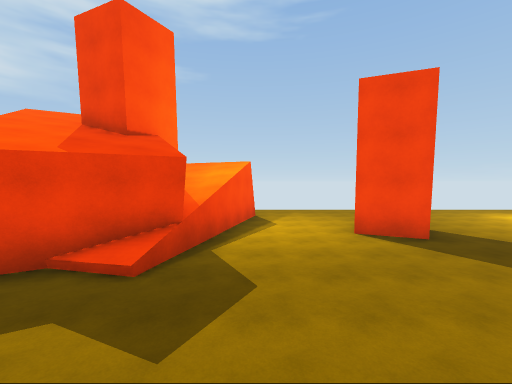
[1] (above)

24 first-person views from a walk through a 3-D level made in the Unity game engine. The camera is 1.3 m above the floor, tilts 2° down and sees 90° across. The floor is counted in squares, 2 m on a side. Each view is taken from the middle of a square. On the plan, view 1 faces up. The plan holds only what a view shows up to about 9 squares ahead; the rest is blank. The place goes on beyond the plan.

[2]
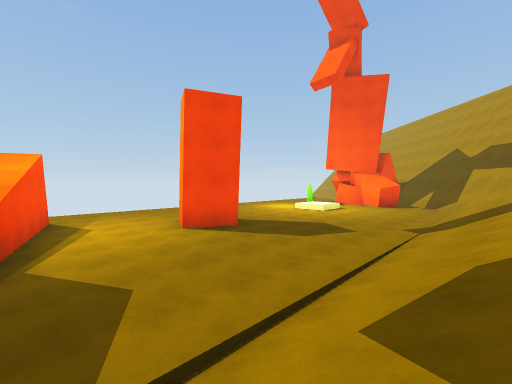

[3]
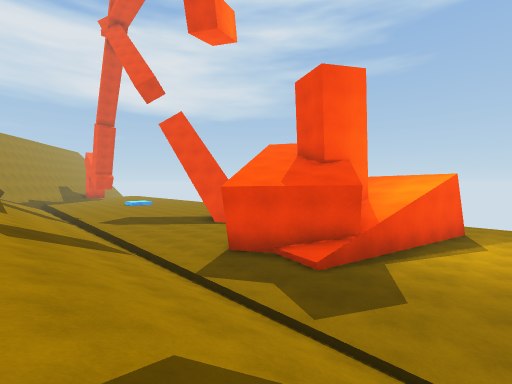

[4]
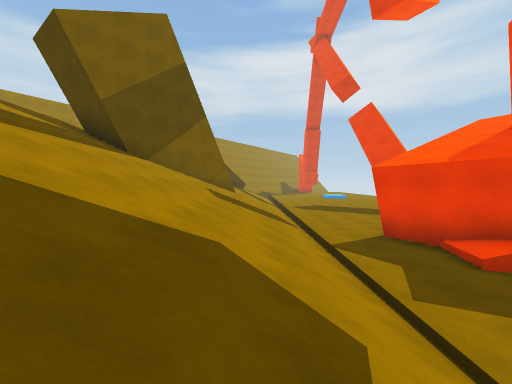

[5]
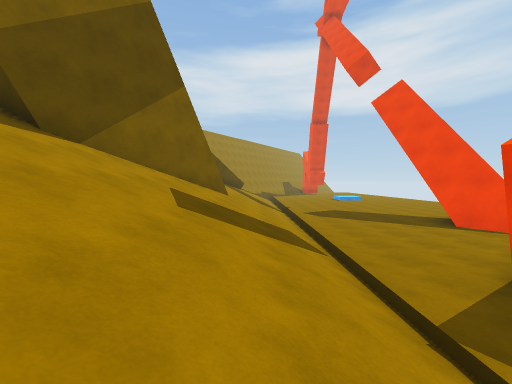

[6]
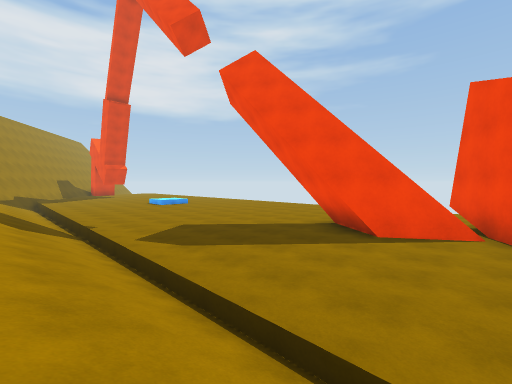

[7]
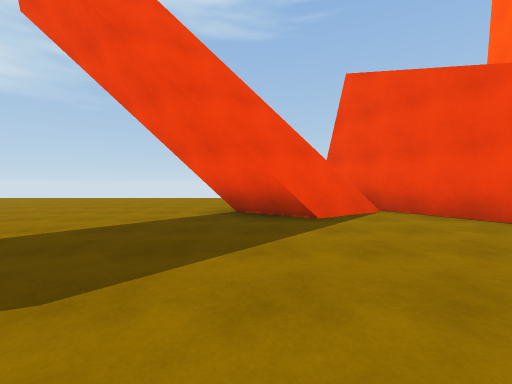

[8]
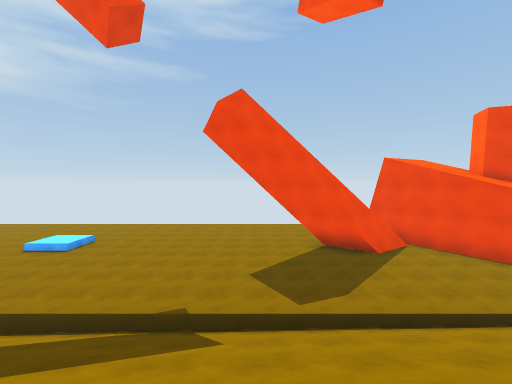

[9]
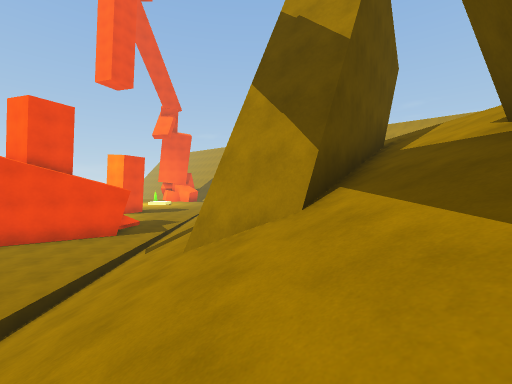

[10]
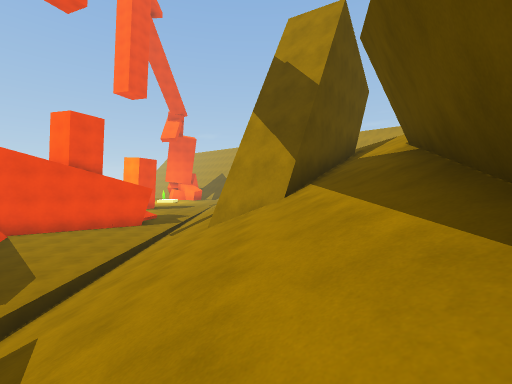

[11]
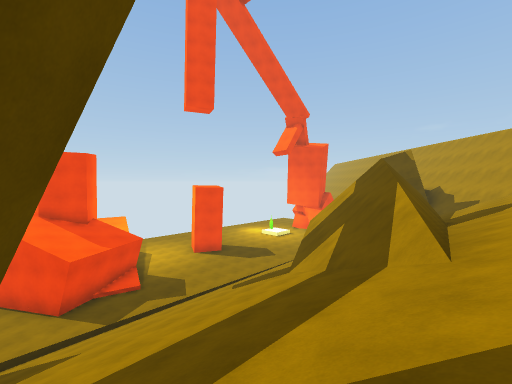

[12]
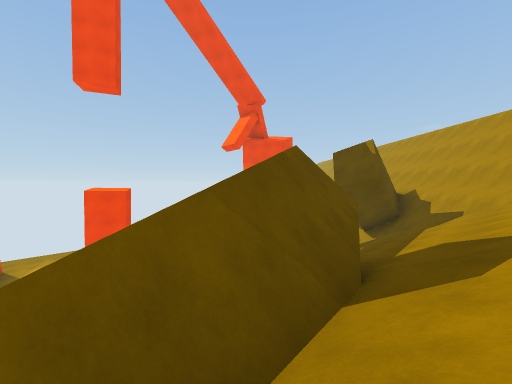

[13]
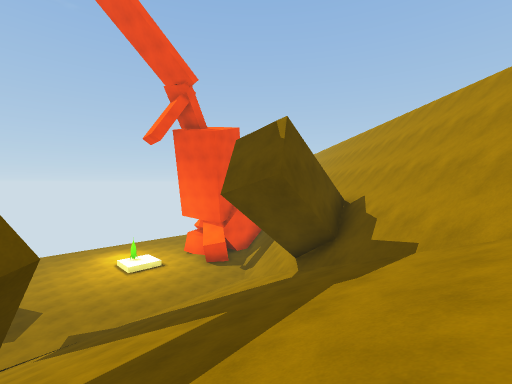

[14]
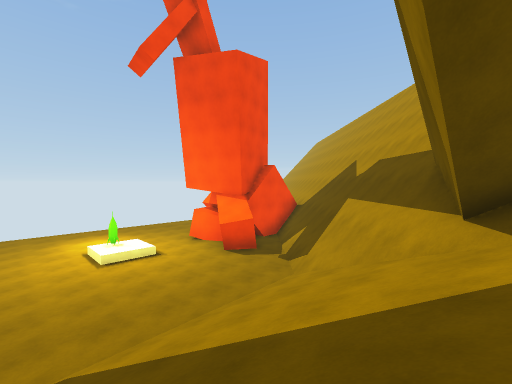

[15]
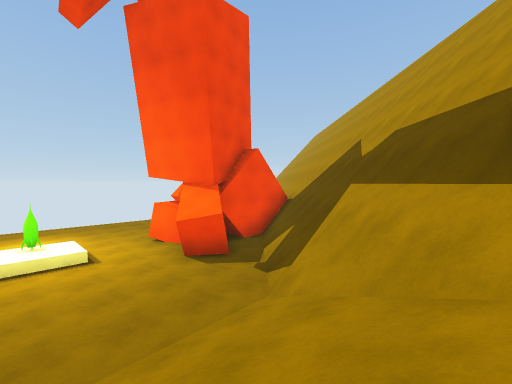

[16]
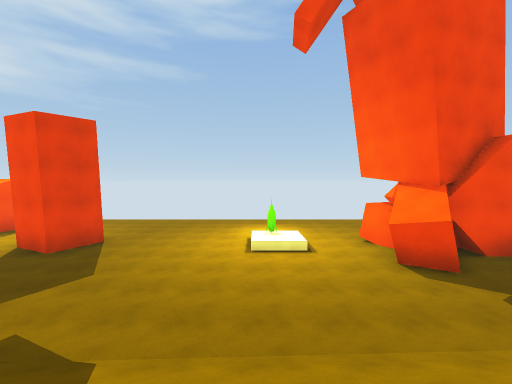

[17]
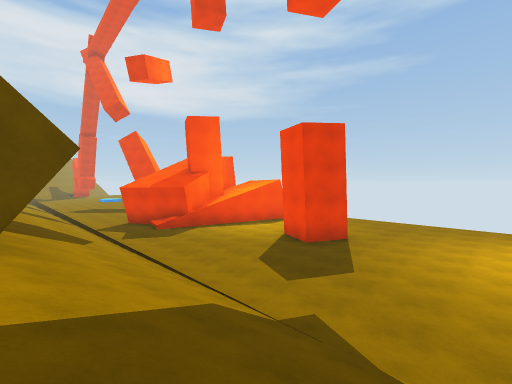

[18]
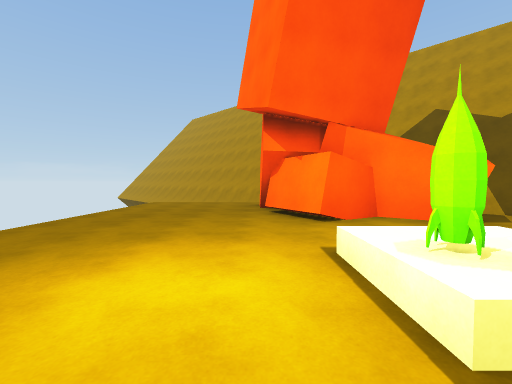

[19]
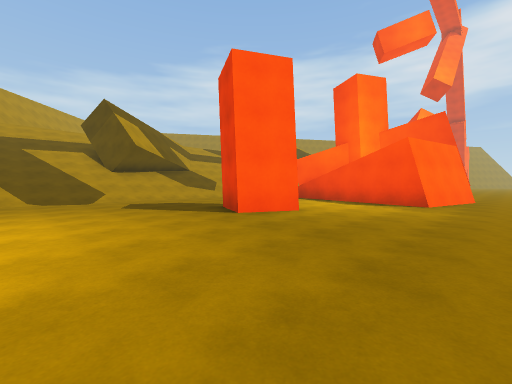

[20]
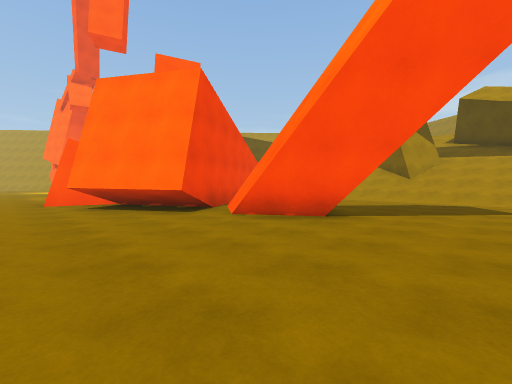

[21]
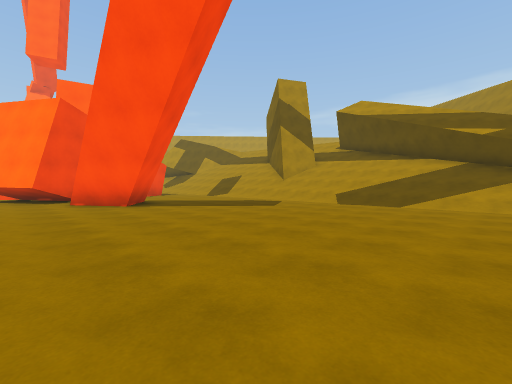

[22]
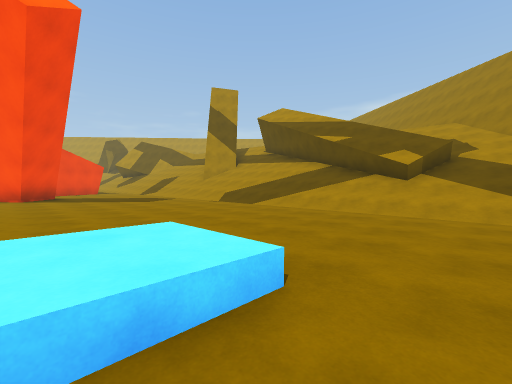

[23]
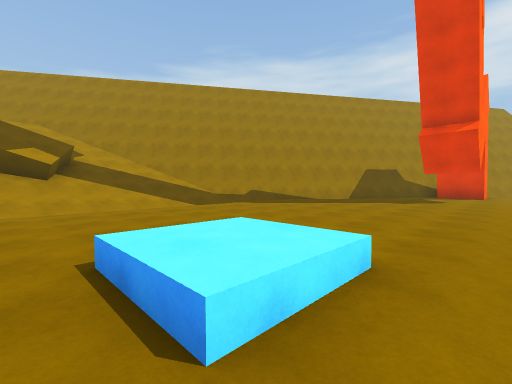

[24]
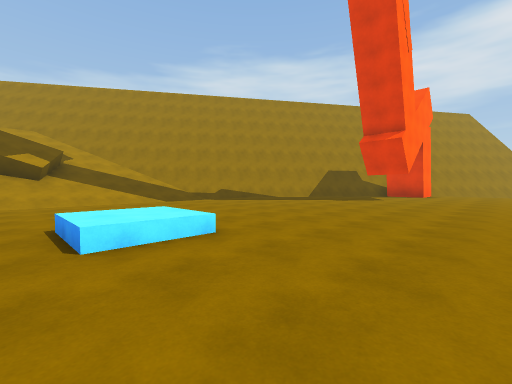

### Floor plan
Key: @ floor where view 1 was taken; # wall or solid block; . floor; / step, stairs or slope; = window, fence, low wall or low ledge; ^ raised ledge; v drop or lower ground; R rocket.
Columns run from 29 left of view 1 to 16 right of it. Each row starts with its distance up from view 1.
 11                  ...................... ......
 10 ..........................##..................
  9 .......................######.................
  8 ......................##    #...............##
  7 .........//.........#####   #...##....R/..###
  6  ........//........####.#   #...##....//..###
  5   ......................#  ^^............#####
  4    ......................###..............#=##
  3     .....................#.................##
  2      .....................................##
  1       ///////////////////////////////////##
  0       ///////////////////////@///////////##
 -1        ///^/////////#//////////###//////##
 -2         //^###//////##////////##  //////#
 -3         ///  ###////###//////### ##////=#
 -4         //     ###///####////#####/////##
 -5         #/       ##////#////=###///////##
 -6         #           //////////////////##
 -7                      vv

Positions as (right, up) in squares from view 1, and headings:
1: (0, 0), facing up
2: (-1, 0), facing up-right
3: (1, -1), facing up-left
4: (2, 0), facing left
5: (-1, 0), facing left
6: (-6, 0), facing up-left
7: (-9, 1), facing up
8: (-12, -3), facing up
9: (-13, -2), facing right
10: (-15, -2), facing right
11: (-5, -6), facing up-right
12: (0, -6), facing up-right
13: (5, -6), facing up-right
14: (7, -2), facing up-right
15: (9, -1), facing up-right
16: (9, -1), facing up
17: (8, -1), facing up-left
18: (8, 8), facing right
19: (8, 11), facing down-left
20: (-12, 11), facing down-right
21: (-17, 9), facing down-right
22: (-21, 7), facing down-right
23: (-18, 8), facing down-left
24: (-18, 10), facing down-left
